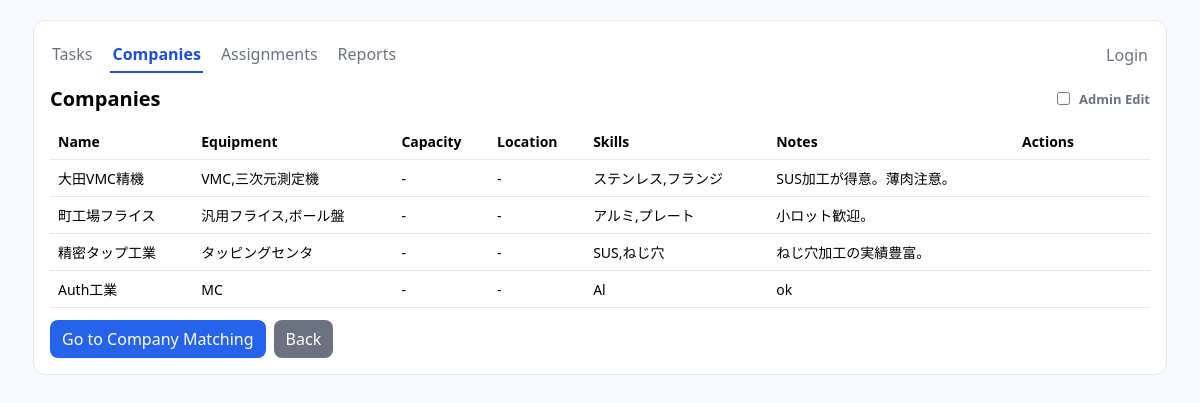
/companies, run on the app's committed database.
### tables this page shows
CREATE TABLE companies(
                id INTEGER PRIMARY KEY AUTOINCREMENT,
                name TEXT NOT NULL,
                machines TEXT NOT NULL,
                skills TEXT NOT NULL,
                notes TEXT NOT NULL
            , capacity TEXT DEFAULT '', location TEXT DEFAULT '');

### server.py (the view)
    @app.get("/companies")
    def companies_list():
        companies = fetch_all()
        return render_template("companies.html", companies=companies)

### db/company_db.py (called while the page is built)
def _conn():
    return sqlite3.connect(DB_PATH)

def _has_column(con: sqlite3.Connection, table: str, col: str) -> bool:
    cur = con.execute(f"PRAGMA table_info({table})")
    return any(r[1] == col for r in cur.fetchall())

def fetch_all() -> List[CompanyRow]:
    with _conn() as con:
        if not _has_column(con, "companies", "capacity"):
            con.execute("ALTER TABLE companies ADD COLUMN capacity TEXT DEFAULT ''")
        if not _has_column(con, "companies", "location"):
            con.execute("ALTER TABLE companies ADD COLUMN location TEXT DEFAULT ''")
        rows = con.execute("SELECT id,name,machines,skills,notes,capacity,location FROM companies").fetchall()
    return [CompanyRow(*r) for r in rows]

### templates/companies.html (shortened to what this page needs)
<!doctype html>
<html>
  <head>
  </head>
  <body>
  <div class="container" id="auth" data-is-admin="{{ '1' if is_admin else '0' }}">
      <div class="tabs" style="justify-content:space-between; align-items:center;">
        <a class="tab" href="/match/ui">Tasks</a>
        <a class="tab active" href="/companies">Companies</a>
        <a class="tab" href="/assignments">Assignments</a>
        <a class="tab" href="/reports">Reports</a>
        <span style="margin-left:auto;"><a class="tab" href="{{ '/logout' if is_admin else '/login' }}">{{ 'Logout' if is_admin else 'Login' }}</a></span>
      </div>
      <h1 style="display:flex; justify-content:space-between; align-items:center;">
        <span>Companies</span>
        <span style="display:flex; align-items:center; gap:8px;">
          <label style="font-size:13px;color:#6b7280; display:flex; align-items:center; gap:6px;">
            <input type="checkbox" id="adminToggle" {{ 'checked' if is_admin else '' }} /> Admin Edit
          </label>
        </span>
      </h1>
      <table id="companiesTable">
        <thead>
          <tr><th>Name</th><th>Equipment</th><th>Capacity</th><th>Location</th><th>Skills</th><th>Notes</th><th style="width:120px;">Actions</th></tr>
        </thead>
        <tbody>
          {% for c in companies %}
            <tr data-id="{{ c.id }}">
              <td data-k="name">{{ c.name }}</td>
              <td data-k="machines">{{ c.machines }}</td>
              <td data-k="capacity">{{ c.capacity or '-' }}</td>
              <td data-k="location">{{ c.location or '-' }}</td>
              <td data-k="skills">{{ c.skills }}</td>
              <td data-k="notes">{{ c.notes }}</td>
              <td>
              </td>
            </tr>
          {% endfor %}
        </tbody>
      </table>
      <div style="margin-top:12px; display:flex; gap:8px;">
        <a class="btn" href="/match/ui">Go to Company Matching</a>
        <a class="btn" href="#" onclick="goBack('/match/ui')" style="background:#6b7280">Back</a>
      </div>
    </div>
  </body>
 </html>

### templates/companies.html (style rules this page uses)
body { font-family: system-ui, -apple-system, Segoe UI, Meiryo, sans-serif; margin: 0; background:#f7f9fc; }
.container { max-width:1100px; margin:20px auto; background:#fff; border:1px solid #e5e7eb; border-radius:12px; padding:16px; }
h1 { font-size:20px; margin:4px 0 12px; }
table { width:100%; border-collapse: collapse; }
th, td { border-bottom:1px solid #e5e7eb; padding:8px; text-align:left; font-size:14px; }
a.btn { display:inline-block; padding:8px 12px; background:#2563eb; color:#fff; border-radius:8px; text-decoration:none; }
.tabs { display:flex; gap:16px; margin-bottom:12px; }
.tab { color:#6b7280; text-decoration:none; padding:6px 2px; border-bottom:2px solid transparent; }
.tab.active { color:#1d4ed8; border-color:#1d4ed8; font-weight:600; }

### data on the page
companies: name "大田VMC精機", machines "VMC,三次元測定機", capacity "-", location "-", skills "ステンレス,フランジ", notes "SUS加工が得意。薄肉注意。"
companies: name "町工場フライス", machines "汎用フライス,ボール盤", capacity "-", location "-", skills "アルミ,プレート", notes "小ロット歓迎。"
companies: name "精密タップ工業", machines "タッピングセンタ", capacity "-", location "-", skills "SUS,ねじ穴", notes "ねじ穴加工の実績豊富。"
companies: name "Auth工業", machines "MC", capacity "-", location "-", skills "Al", notes "ok"

### other printed values
{{ 'Logout' if is_admin else 'Login' }} "Login"
